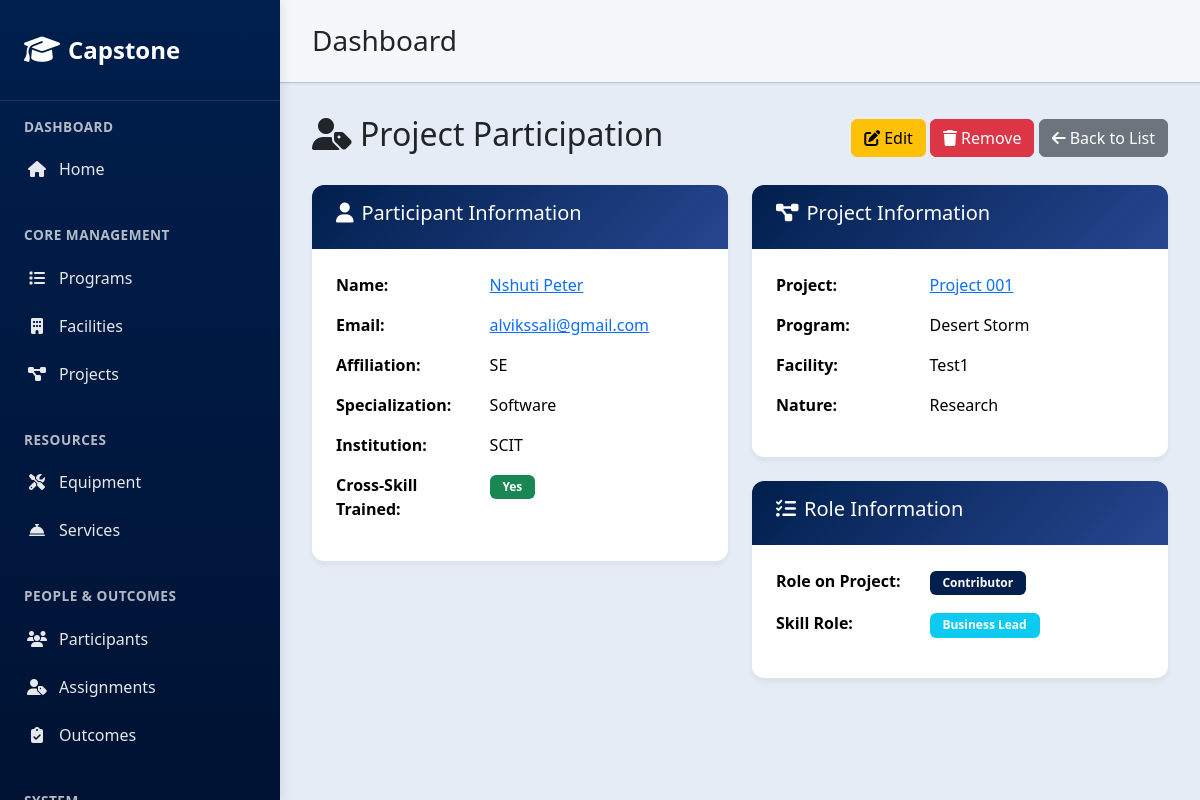
The page /projectparticipants/2/ on the database its author committed.
### core/models.py (models this page shows, shortened)
class ProjectParticipant(models.Model):
    project = models.ForeignKey('Project', on_delete=models.CASCADE, related_name='project_participants')
    participant = models.ForeignKey('Participant', on_delete=models.CASCADE, related_name='project_participants')
    role_on_project = models.CharField(max_length=100, choices=(
        ('Student', 'Student'),
        ('Lecturer', 'Lecturer'),
        ('Contributor', 'Contributor'),
    ), default='Student')
    skill_role = models.CharField(max_length=100, choices=(
        ('Developer', 'Developer'),
        ('Engineer', 'Engineer'),
        ('Designer', 'Designer'),
        ('Business Lead', 'Business Lead'),
    ), default='Developer')
    class Meta:
        unique_together = ('project', 'participant')

class Participant(models.Model):
    participant_id = models.CharField(max_length=10, unique=True, blank=True, null=True)
    full_name = models.CharField(max_length=200, default='Unknown Participant')
    email = models.EmailField(unique=True, default='unknown@example.com')
    affiliation = models.CharField(max_length=100, choices=(
        ('CS', 'CS'),
        ('SE', 'SE'),
        ('Engineering', 'Engineering'),
        ('Other', 'Other'),
    ), default='Other')
    specialization = models.CharField(max_length=100, choices=(
        ('Software', 'Software'),
        ('Hardware', 'Hardware'),
        ('Business', 'Business'),
    ), default='Software')
    cross_skill_trained = models.BooleanField(default=False)
    institution = models.CharField(max_length=100, choices=(
        ('SCIT', 'SCIT'),
        ('CEDAT', 'CEDAT'),
        ('UniPod', 'UniPod'),
        ('UIRI', 'UIRI'),
        ('Lwera', 'Lwera'),
    ), default='SCIT')

class Project(models.Model):
    project_id = models.CharField(max_length=10, unique=True, blank=True, null=True)
    program = models.ForeignKey('Program', on_delete=models.PROTECT, related_name='projects', null=True, blank=True)
    facility = models.ForeignKey('Facility', on_delete=models.PROTECT, related_name='projects', null=True, blank=True)
    title = models.CharField(max_length=200, default='New Project')
    nature_of_project = models.CharField(max_length=100, choices=(
        ('Research', 'Research'),
        ('Prototype', 'Prototype'),
        ('Applied', 'Applied'),
    ), default='Research')
    description = models.TextField(default='Project description')
    innovation_focus = models.CharField(max_length=255, blank=True, null=True)
    prototype_stage = models.CharField(max_length=100, choices=(
        ('Concept', 'Concept'),
        ('Prototype', 'Prototype'),
        ('MVP', 'MVP'),
        ('Market Launch', 'Market Launch'),
    ), blank=True, null=True)
    testing_requirements = models.TextField(blank=True, null=True)
    commercialization_plan = models.TextField(blank=True, null=True)

class Program(models.Model):
    program_id = models.CharField(max_length=10, unique=True, blank=True, null=True)
    name = models.CharField(max_length=200)
    description = models.TextField()
    national_alignment = models.CharField(max_length=255, choices=NATIONAL_ALIGNMENT_CHOICES, blank=True, null=True)
    focus_areas = models.CharField(max_length=255, choices=FOCUS_AREAS_CHOICES, help_text="Comma-separated list of domains")
    phases = models.CharField(max_length=255, choices=PHASES_CHOICES, help_text="Comma-separated list of phases")

class Facility(models.Model):
    facility_id = models.CharField(max_length=10, unique=True, blank=True, null=True)
    name = models.CharField(max_length=200)
    location = models.CharField(max_length=200)
    description = models.TextField()
    partner_organization = models.CharField(max_length=200, choices=PARTNER_ORGANIZATION_CHOICES, blank=True, null=True)
    facility_type = models.CharField(max_length=100, choices=FACILITY_TYPE_CHOICES)
    capabilities = models.CharField(max_length=255, choices=CAPABILITIES_CHOICES)

### core/interfaces/controllers/project_participant_views.py (the view)
# urls.py: path('projectparticipants/<int:pk>/', project_participant_views.ProjectParticipantDetailView.as_view(), name='projectparticipant_detail'),
class ProjectParticipantDetailView(DetailView):
    model = ProjectParticipant
    template_name = "core/projectparticipant_detail.html"
    context_object_name = "projectparticipant"

### core/templates/core/projectparticipant_detail.html (shortened to what this page needs)
{% extends 'core/base.html' %}
{% block content %}
<div class="d-flex justify-content-between align-items-center mb-4">
  <h2><i class="fas fa-user-tag me-2"></i>Project Participation</h2>
  <div>
    <a href="{% url 'projectparticipant_update' projectparticipant.pk %}" class="btn btn-warning">
      <i class="fas fa-edit me-1"></i>Edit
    </a>
    <a href="{% url 'projectparticipant_delete' projectparticipant.pk %}" class="btn btn-danger">
      <i class="fas fa-trash me-1"></i>Remove
    </a>
    <a href="{% url 'projectparticipant_list' %}" class="btn btn-secondary">
      <i class="fas fa-arrow-left me-1"></i>Back to List
    </a>
  </div>
</div>
<div class="row">
  <div class="col-md-6">
    <div class="card">
      <div class="card-header">
        <h5><i class="fas fa-user me-2"></i>Participant Information</h5>
      </div>
      <div class="card-body">
        <table class="table table-borderless">
          <tr>
            <th style="width: 40%;">Name:</th>
            <td><a href="{% url 'participant_detail' projectparticipant.participant.pk %}">{{ projectparticipant.participant.full_name }}</a></td>
          </tr>
          <tr>
            <th>Email:</th>
            <td><a href="mailto:{{ projectparticipant.participant.email }}">{{ projectparticipant.participant.email }}</a></td>
          </tr>
          <tr>
            <th>Affiliation:</th>
            <td>{{ projectparticipant.participant.affiliation }}</td>
          </tr>
          <tr>
            <th>Specialization:</th>
            <td>{{ projectparticipant.participant.specialization }}</td>
          </tr>
          <tr>
            <th>Institution:</th>
            <td>{{ projectparticipant.participant.institution }}</td>
          </tr>
          <tr>
            <th>Cross-Skill Trained:</th>
            <td>
              {% if projectparticipant.participant.cross_skill_trained %}
                <span class="badge bg-success">Yes</span>
              {% else %}
                <span class="badge bg-secondary">No</span>
              {% endif %}
            </td>
          </tr>
        </table>
      </div>
    </div>
  </div>
  <div class="col-md-6">
    <div class="card">
      <div class="card-header">
        <h5><i class="fas fa-project-diagram me-2"></i>Project Information</h5>
      </div>
      <div class="card-body">
        <table class="table table-borderless">
          <tr>
            <th style="width: 40%;">Project:</th>
            <td><a href="{% url 'project_detail' projectparticipant.project.pk %}">{{ projectparticipant.project.title }}</a></td>
          </tr>
          <tr>
            <th>Program:</th>
            <td>{{ projectparticipant.project.program.name }}</td>
          </tr>
          <tr>
            <th>Facility:</th>
            <td>{{ projectparticipant.project.facility.name }}</td>
          </tr>
          <tr>
            <th>Nature:</th>
            <td>{{ projectparticipant.project.nature_of_project }}</td>
          </tr>
        </table>
      </div>
    </div>
    <div class="card mt-4">
      <div class="card-header">
        <h5><i class="fas fa-tasks me-2"></i>Role Information</h5>
      </div>
      <div class="card-body">
        <table class="table table-borderless">
          <tr>
            <th style="width: 40%;">Role on Project:</th>
            <td><span class="badge bg-primary">{{ projectparticipant.role_on_project }}</span></td>
          </tr>
          <tr>
            <th>Skill Role:</th>
            <td><span class="badge bg-info">{{ projectparticipant.skill_role }}</span></td>
          </tr>
        </table>
      </div>
    </div>
  </div>
</div>
{% endblock %}

### core/templates/core/base.html (style rules this page uses)
:root { --primary-blue: #001f4d; --light-blue: #274690; --dark-blue: #001233; --blue-hover: #003366; }
.card { border: none; border-radius: 12px; box-shadow: 0 4px 6px rgba(0, 0, 0, 0.05); transition: all 0.3s ease; background: white; }
.card-header { background: linear-gradient(135deg, var(--primary-blue), var(--light-blue)); color: #fff; border-radius: 12px 12px 0 0 !important; padding: 1rem 1.5rem; border: none; }
.badge { border-radius: 6px; padding: 0.4rem 0.8rem; background: var(--primary-blue); color: #fff; }
.bg-primary { background: var(--primary-blue) !important; }

### rows shown on the page
ProjectParticipant: participant.full_name "Nshuti Peter", participant.email "alvikssali@gmail.com", participant.affiliation "SE", participant.specialization "Software", participant.institution "SCIT", project "Project 001", project.program.name "Desert Storm", project.facility.name "Test1", project.nature_of_project "Research", role_on_project "Contributor", skill_role "Business Lead"
